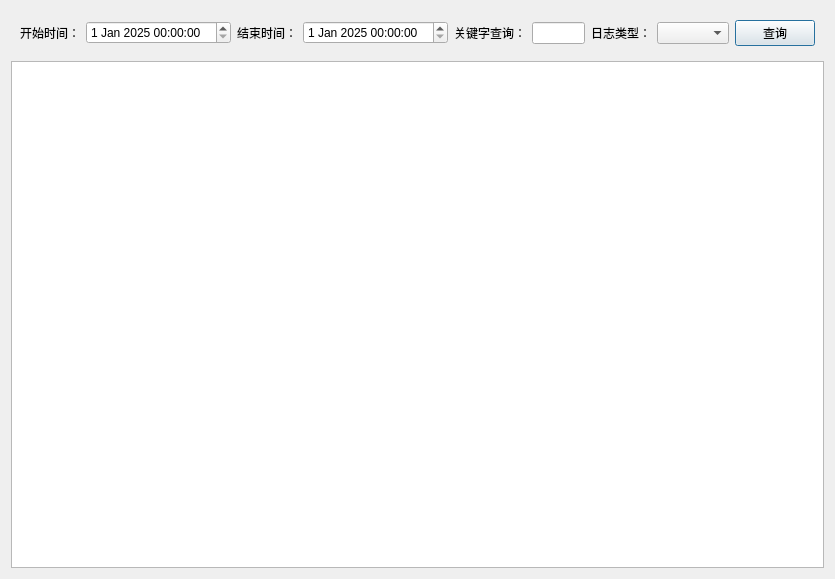
<?xml version="1.0" encoding="UTF-8"?>
<ui version="4.0">
 <class>logdata</class>
 <widget class="QDialog" name="logdata">
  <property name="geometry">
   <rect>
    <x>0</x>
    <y>0</y>
    <width>835</width>
    <height>579</height>
   </rect>
  </property>
  <property name="windowTitle">
   <string>Dialog</string>
  </property>
  <layout class="QGridLayout" name="gridLayout_2">
   <item row="0" column="0">
    <widget class="QWidget" name="widget" native="true">
     <layout class="QGridLayout" name="gridLayout">
      <item row="0" column="4">
       <widget class="QLabel" name="label_4">
        <property name="text">
         <string>关键字查询：</string>
        </property>
       </widget>
      </item>
      <item row="0" column="5">
       <widget class="QLineEdit" name="keywordsLineEdit"/>
      </item>
      <item row="0" column="1">
       <widget class="QDateTimeEdit" name="startTimeEdit">
        <property name="dateTime">
         <datetime>
          <hour>0</hour>
          <minute>0</minute>
          <second>0</second>
          <year>2025</year>
          <month>1</month>
          <day>1</day>
         </datetime>
        </property>
       </widget>
      </item>
      <item row="0" column="8">
       <widget class="QPushButton" name="findPushButton">
        <property name="text">
         <string>查询</string>
        </property>
       </widget>
      </item>
      <item row="0" column="7">
       <widget class="QComboBox" name="typeComboBox"/>
      </item>
      <item row="0" column="3">
       <widget class="QDateTimeEdit" name="endTimeEdit">
        <property name="dateTime">
         <datetime>
          <hour>0</hour>
          <minute>0</minute>
          <second>0</second>
          <year>2025</year>
          <month>1</month>
          <day>1</day>
         </datetime>
        </property>
       </widget>
      </item>
      <item row="0" column="0">
       <widget class="QLabel" name="label">
        <property name="text">
         <string>开始时间：</string>
        </property>
       </widget>
      </item>
      <item row="0" column="2">
       <widget class="QLabel" name="label_2">
        <property name="text">
         <string>结束时间：</string>
        </property>
       </widget>
      </item>
      <item row="0" column="6">
       <widget class="QLabel" name="label_3">
        <property name="text">
         <string>日志类型：</string>
        </property>
       </widget>
      </item>
     </layout>
    </widget>
   </item>
   <item row="1" column="0">
    <widget class="QTableWidget" name="tableWidget"/>
   </item>
  </layout>
 </widget>
 <resources/>
 <connections/>
</ui>
